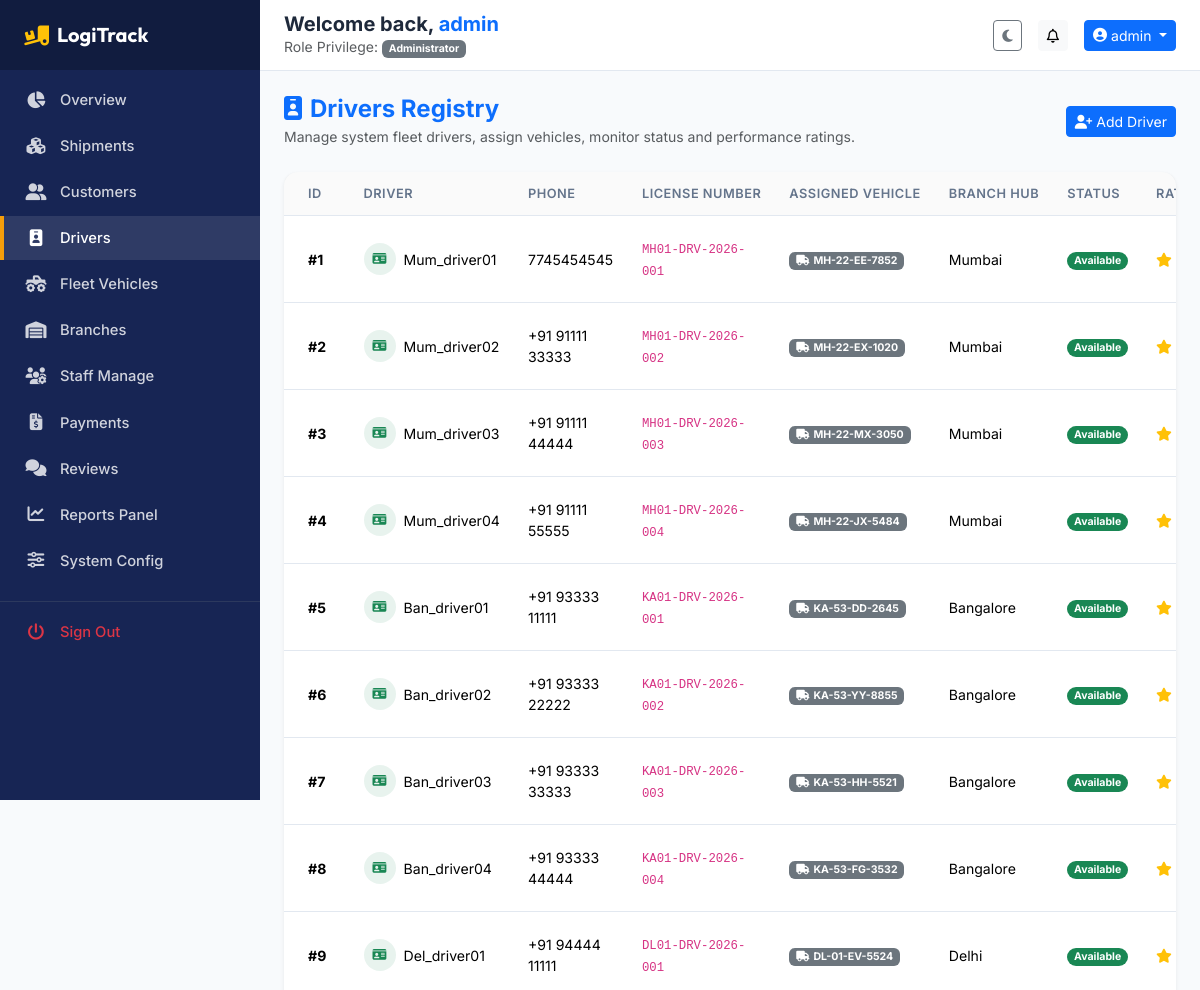
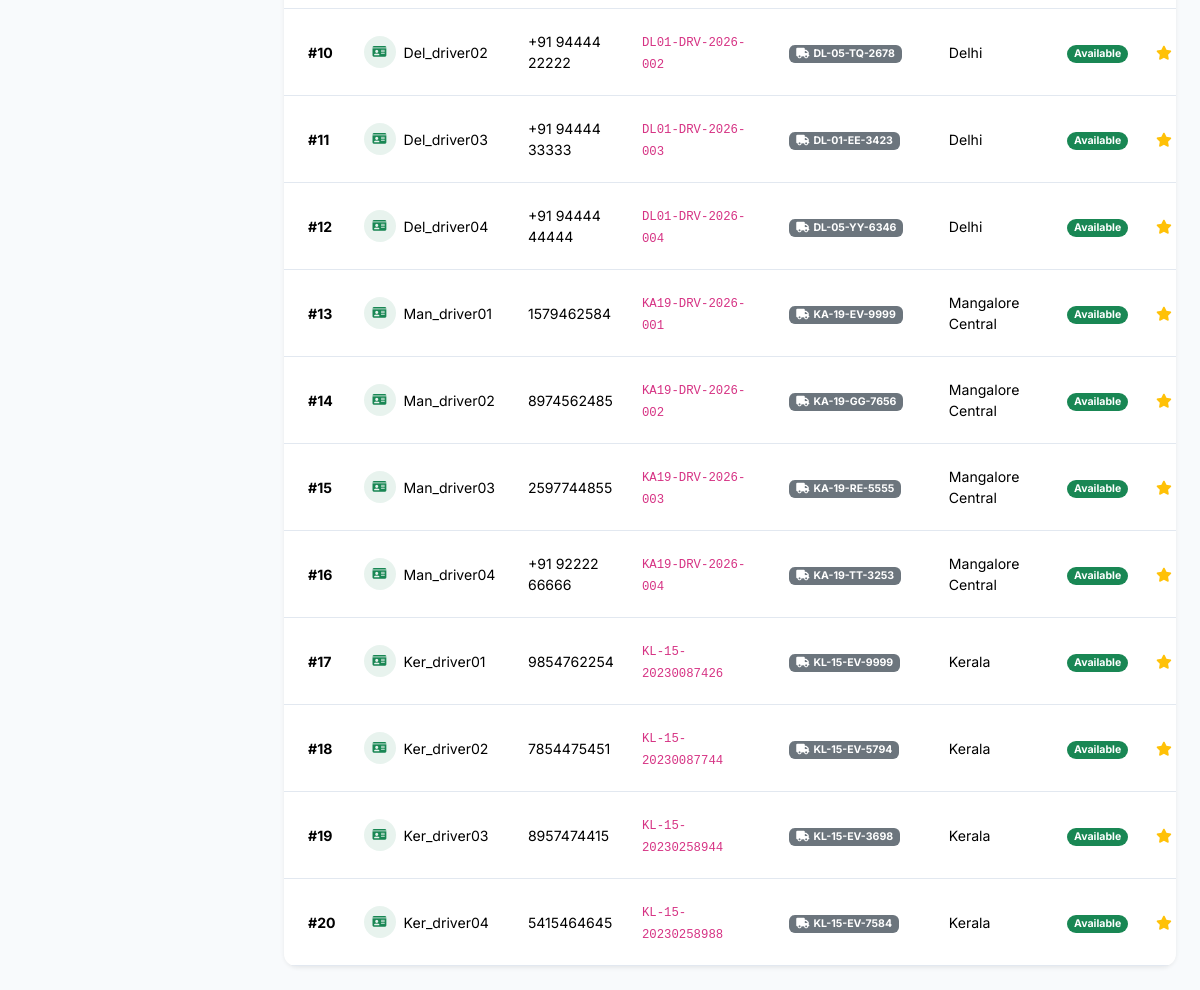
The app's page /admin/drivers (signed in) with its own data (2 pictures, top to bottom).
### app/models.py (models this page shows, shortened)
class BaseModel(db.Model):
    __abstract__ = True

class User(BaseModel):
    __tablename__ = 'users'
    id = db.Column(db.Integer, primary_key=True)
    username = db.Column(db.String(80), unique=True, nullable=False)
    email = db.Column(db.String(120), unique=True, nullable=False)
    password_hash = db.Column(db.String(255), nullable=False)
    role_id = db.Column(db.Integer, db.ForeignKey('roles.id'), nullable=False)
    branch_id = db.Column(db.Integer, db.ForeignKey('branches.id', ondelete='SET NULL'), nullable=True)
    is_active = db.Column(db.Boolean, default=True)
    created_at = db.Column(db.DateTime, default=datetime.utcnow)
    updated_at = db.Column(db.DateTime, default=datetime.utcnow, onupdate=datetime.utcnow)
    customer_profile = db.relationship('Customer', backref='user', uselist=False, cascade="all, delete-orphan")
    driver_profile = db.relationship('Driver', backref='user', uselist=False, cascade="all, delete-orphan")
    addresses = db.relationship('Address', backref='user', lazy=True, cascade="all, delete-orphan")
    notifications = db.relationship('Notification', backref='user', lazy=True, cascade="all, delete-orphan")
    activity_logs = db.relationship('ActivityLog', backref='user', lazy=True)

class Role(BaseModel):
    __tablename__ = 'roles'
    id = db.Column(db.Integer, primary_key=True)
    name = db.Column(db.String(50), unique=True, nullable=False)
    description = db.Column(db.String(255))
    users = db.relationship('User', backref='role', lazy=True)

class Driver(BaseModel):
    __tablename__ = 'drivers'
    id = db.Column(db.Integer, primary_key=True)
    user_id = db.Column(db.Integer, db.ForeignKey('users.id', ondelete='CASCADE'), unique=True, nullable=False)
    phone = db.Column(db.String(20), nullable=False)
    license_number = db.Column(db.String(50), unique=True, nullable=False)
    vehicle_id = db.Column(db.Integer, db.ForeignKey('vehicles.id', ondelete='SET NULL'), unique=True, nullable=True)
    branch_id = db.Column(db.Integer, db.ForeignKey('branches.id', ondelete='SET NULL'), nullable=True)
    status = db.Column(db.String(50), default='Available')  # Available, Busy, Offline
    rating = db.Column(db.Float, default=5.0)
    shipments = db.relationship('Shipment', backref='driver', lazy=True)

class Vehicle(BaseModel):
    __tablename__ = 'vehicles'
    id = db.Column(db.Integer, primary_key=True)
    vehicle_number = db.Column(db.String(50), unique=True, nullable=False)
    vehicle_type = db.Column(db.String(50), nullable=False)  # Truck, Van, Bike, Container
    capacity = db.Column(db.Float, nullable=False)            # in kg
    fuel_type = db.Column(db.String(50), nullable=False)     # Diesel, Petrol, Electric
    insurance_expiry = db.Column(db.Date, nullable=False)
    maintenance_status = db.Column(db.String(50), default='Good')   # Good, Needs Service, Under Repair
    availability = db.Column(db.String(50), default='Available')   # Available, In Use, Out of Service
    branch_id = db.Column(db.Integer, db.ForeignKey('branches.id', ondelete='SET NULL'), nullable=True)
    driver = db.relationship('Driver', backref='vehicle', uselist=False)

class Branch(BaseModel):
    __tablename__ = 'branches'
    id = db.Column(db.Integer, primary_key=True)
    name = db.Column(db.String(100), nullable=False)
    code = db.Column(db.String(20), unique=True, nullable=False)
    address = db.Column(db.String(255), nullable=False)
    city = db.Column(db.String(100), nullable=False)
    state = db.Column(db.String(100), nullable=False)
    zip_code = db.Column(db.String(20), nullable=False)
    phone = db.Column(db.String(20), nullable=False)
    email = db.Column(db.String(100), nullable=False)
    created_at = db.Column(db.DateTime, default=datetime.utcnow)
    vehicles = db.relationship('Vehicle', backref='branch', lazy=True)
    drivers = db.relationship('Driver', backref='branch', lazy=True)
    managers = db.relationship('User', backref='branch', lazy=True)

### app/blueprints/admin/routes.py (the view)
@admin_bp.route('/drivers')
@login_required
@role_required('Administrator')
def list_drivers():
    drivers = Driver.query.all()
    return render_template('admin/drivers.html', drivers=drivers)

### app/templates/admin/drivers.html (shortened to what this page needs)
{% extends "base.html" %}
{% block content %}
<div class="d-flex justify-content-between align-items-center mb-4">
    <div>
        <h4 class="fw-bold mb-0 text-primary"><i class="fa-solid fa-id-badge me-2"></i>Drivers Registry</h4>
        <small class="text-muted">Manage system fleet drivers, assign vehicles, monitor status and performance ratings.</small>
    </div>
    <a href="{{ url_for('admin.add_driver') }}" class="btn btn-primary btn-sm"><i class="fa-solid fa-user-plus me-1"></i>Add Driver</a>
</div>
<div class="card border-0 shadow-sm kpi-card">
    <div class="card-body p-0">
        <div class="table-responsive">
            <table class="table table-hover align-middle mb-0 custom-table">
                <thead>
                    <tr>
                        <th class="ps-4">ID</th>
                        <th>Driver</th>
                        <th>Phone</th>
                        <th>License Number</th>
                        <th>Assigned Vehicle</th>
                        <th>Branch Hub</th>
                        <th>Status</th>
                        <th>Rating</th>
                    </tr>
                </thead>
                <tbody>
                    {% if drivers %}
                        {% for drv in drivers %}
                        <tr>
                            <td class="ps-4 fw-bold">#{{ drv.id }}</td>
                            <td>
                                <div class="d-flex align-items-center gap-2">
                                    <div class="bg-success bg-opacity-10 text-success rounded-circle d-flex align-items-center justify-content-center" style="width: 32px; height: 32px;">
                                        <i class="fa-solid fa-id-card small"></i>
                                    </div>
                                    <span>{{ drv.user.username }}</span>
                                </div>
                            </td>
                            <td>{{ drv.phone }}</td>
                            <td><code>{{ drv.license_number }}</code></td>
                            <td>
                                {% if drv.vehicle %}
                                <span class="badge bg-secondary"><i class="fa-solid fa-truck me-1"></i>{{ drv.vehicle.vehicle_number }}</span>
                                {% else %}
                                <span class="text-danger small">No Vehicle</span>
                                {% endif %}
                            </td>
                            <td>{{ drv.branch.name if drv.branch else 'Unassigned' }}</td>
                            <td>
                                <span class="badge rounded-pill bg-{{ 'success' if drv.status == 'Available' else ('warning' if drv.status == 'Busy' else 'secondary') }}">
                                    {{ drv.status }}
                                </span>
                            </td>
                            <td>
                                <span class="text-warning"><i class="fa-solid fa-star me-1"></i><b>{{ drv.rating }}</b></span>
                            </td>
                        </tr>
                        {% endfor %}
                    {% endif %}
                </tbody>
            </table>
        </div>
    </div>
</div>
{% endblock %}

### app/templates/base.html (shortened to what this page needs)
<!DOCTYPE html>
<html lang="en">
<head>
    <link href="https://cdn.jsdelivr.net/npm/bootstrap@5.3.2/dist/css/bootstrap.min.css" rel="stylesheet">
    <link rel="stylesheet" href="https://cdnjs.cloudflare.com/ajax/libs/font-awesome/6.4.2/css/all.min.css">
    <link rel="stylesheet" href="https://unpkg.com/leaflet@1.9.4/dist/leaflet.css"/>
    <link rel="stylesheet" href="{{ url_for('static', filename='css/style.css') }}">
</head>
<body data-theme="light">
    <div class="toast-container position-fixed top-0 end-0 p-3" style="z-index: 1100;">
    </div>
    {% if current_user %}
    <div class="dashboard-container">
        <aside class="sidebar" id="app-sidebar">
            <div class="sidebar-header">
                <a href="/" class="text-white text-decoration-none d-flex align-items-center">
                    <i class="fa-solid fa-truck-ramp-box fa-lg me-2 text-warning"></i>
                    <span class="fs-5 fw-bold font-brand">LogiTrack</span>
                </a>
            </div>
            <ul class="sidebar-menu mt-2">
                {% if current_user.role.name == 'Administrator' %}
                    <li class="sidebar-menu-item {% if request.endpoint == 'admin.dashboard' %}active{% endif %}">
                        <a href="{{ url_for('admin.dashboard') }}"><i class="fa-solid fa-chart-pie"></i><span>Overview</span></a>
                    </li>
                    <li class="sidebar-menu-item {% if 'shipments' in request.endpoint %}active{% endif %}">
                        <a href="{{ url_for('admin.list_shipments') }}"><i class="fa-solid fa-cubes"></i><span>Shipments</span></a>
                    </li>
                    <li class="sidebar-menu-item {% if 'customers' in request.endpoint %}active{% endif %}">
                        <a href="{{ url_for('admin.list_customers') }}"><i class="fa-solid fa-user-group"></i><span>Customers</span></a>
                    </li>
                    <li class="sidebar-menu-item {% if 'drivers' in request.endpoint %}active{% endif %}">
                        <a href="{{ url_for('admin.list_drivers') }}"><i class="fa-solid fa-id-badge"></i><span>Drivers</span></a>
                    </li>
                    <li class="sidebar-menu-item {% if 'vehicles' in request.endpoint %}active{% endif %}">
                        <a href="{{ url_for('admin.list_vehicles') }}"><i class="fa-solid fa-truck-monster"></i><span>Fleet Vehicles</span></a>
                    </li>
                    <li class="sidebar-menu-item {% if 'branches' in request.endpoint %}active{% endif %}">
                        <a href="{{ url_for('admin.list_branches') }}"><i class="fa-solid fa-warehouse"></i><span>Branches</span></a>
                    </li>
                    <li class="sidebar-menu-item {% if 'employees' in request.endpoint %}active{% endif %}">
                        <a href="{{ url_for('admin.list_employees') }}"><i class="fa-solid fa-users-gear"></i><span>Staff Manage</span></a>
                    </li>
                    <li class="sidebar-menu-item {% if 'payments' in request.endpoint %}active{% endif %}">
                        <a href="{{ url_for('admin.list_payments') }}"><i class="fa-solid fa-file-invoice-dollar"></i><span>Payments</span></a>
                    </li>
                    <li class="sidebar-menu-item {% if 'feedback' in request.endpoint %}active{% endif %}">
                        <a href="{{ url_for('admin.list_feedback') }}"><i class="fa-solid fa-comments"></i><span>Reviews</span></a>
                    </li>
                    <li class="sidebar-menu-item {% if 'reports' in request.endpoint %}active{% endif %}">
                        <a href="{{ url_for('reports.index') }}"><i class="fa-solid fa-chart-line"></i><span>Reports Panel</span></a>
                    </li>
                    <li class="sidebar-menu-item {% if 'settings' in request.endpoint %}active{% endif %}">
                        <a href="{{ url_for('admin.system_settings') }}"><i class="fa-solid fa-sliders"></i><span>System Config</span></a>
                    </li>
                {% endif %}
                <li class="sidebar-menu-item mt-3 pt-2 border-top border-secondary border-opacity-25">
                    <a href="{{ url_for('auth.logout') }}" class="text-danger"><i class="fa-solid fa-power-off text-danger"></i><span>Sign Out</span></a>
                </li>
            </ul>
        </aside>
        <main class="main-content">
            <header class="top-navbar d-flex align-items-center justify-content-between">
                <div class="d-flex align-items-center gap-2">
                    <div>
                        <h5 class="mb-0 fw-bold d-none d-sm-block">Welcome back, <span class="text-primary">{{ current_user.username }}</span></h5>
                        <small class="text-muted d-none d-md-block">Role Privilege: <span class="badge bg-secondary">{{ current_user.role.name }}</span></small>
                    </div>
                </div>
                <div class="d-flex align-items-center gap-2 gap-sm-3">
                    <button class="btn btn-outline-secondary btn-sm" id="theme-toggle" title="Switch Theme" aria-label="Switch Theme">
                        <i class="fa-solid fa-moon" id="theme-icon"></i>
                    </button>
                    <div class="dropdown">
                        <button class="btn btn-light position-relative btn-sm" type="button" data-bs-toggle="dropdown" aria-expanded="false" aria-label="Notifications">
                            <i class="fa-regular fa-bell"></i>
                        </button>
                    </div>
                    <div class="dropdown">
                        <button class="btn btn-primary btn-sm dropdown-toggle d-flex align-items-center gap-1" type="button" data-bs-toggle="dropdown" aria-expanded="false">
                            <i class="fa-solid fa-circle-user"></i>
                            <span class="d-none d-sm-inline">{{ current_user.username }}</span>
                        </button>
                    </div>
                </div>
            </header>
            <div class="content-wrapper container-fluid p-2 p-sm-3 p-lg-4">
                {% block content %}{% endblock %}
            </div>
        </main>
    </div>
    {% endif %}
</body>
</html>

### records on screen
User: username "admin"
Role: role.name "Administrator"
Driver: id "1", user.username "Mum_driver01", phone "7745454545", license_number "MH01-DRV-2026-001", vehicle.vehicle_number "MH-22-EE-7852", branch "Mumbai", status "Available"
Driver: id "2", user.username "Mum_driver02", phone "+91 91111 33333", license_number "MH01-DRV-2026-002", vehicle.vehicle_number "MH-22-EX-1020", branch "Mumbai", status "Available"
Driver: id "3", user.username "Mum_driver03", phone "+91 91111 44444", license_number "MH01-DRV-2026-003", vehicle.vehicle_number "MH-22-MX-3050", branch "Mumbai", status "Available"
Driver: id "4", user.username "Mum_driver04", phone "+91 91111 55555", license_number "MH01-DRV-2026-004", vehicle.vehicle_number "MH-22-JX-5484", branch "Mumbai", status "Available"
Driver: id "5", user.username "Ban_driver01", phone "+91 93333 11111", license_number "KA01-DRV-2026-001", vehicle.vehicle_number "KA-53-DD-2645", branch "Bangalore", status "Available"
Driver: id "6", user.username "Ban_driver02", phone "+91 93333 22222", license_number "KA01-DRV-2026-002", vehicle.vehicle_number "KA-53-YY-8855", branch "Bangalore", status "Available"
Driver: id "7", user.username "Ban_driver03", phone "+91 93333 33333", license_number "KA01-DRV-2026-003", vehicle.vehicle_number "KA-53-HH-5521", branch "Bangalore", status "Available"
Driver: id "8", user.username "Ban_driver04", phone "+91 93333 44444", license_number "KA01-DRV-2026-004", vehicle.vehicle_number "KA-53-FG-3532", branch "Bangalore", status "Available"
Driver: id "9", user.username "Del_driver01", phone "+91 94444 11111", license_number "DL01-DRV-2026-001", vehicle.vehicle_number "DL-01-EV-5524", branch "Delhi", status "Available"
Driver: id "10", user.username "Del_driver02", phone "+91 94444 22222", license_number "DL01-DRV-2026-002", vehicle.vehicle_number "DL-05-TQ-2678", branch "Delhi", status "Available"
Driver: id "11", user.username "Del_driver03", phone "+91 94444 33333", license_number "DL01-DRV-2026-003", vehicle.vehicle_number "DL-01-EE-3423", branch "Delhi", status "Available"
Driver: id "12", user.username "Del_driver04", phone "+91 94444 44444", license_number "DL01-DRV-2026-004", vehicle.vehicle_number "DL-05-YY-6346", branch "Delhi", status "Available"
Driver: id "13", user.username "Man_driver01", phone "1579462584", license_number "KA19-DRV-2026-001", vehicle.vehicle_number "KA-19-EV-9999", branch "Mangalore Central", status "Available"
Driver: id "14", user.username "Man_driver02", phone "8974562485", license_number "KA19-DRV-2026-002", vehicle.vehicle_number "KA-19-GG-7656", branch "Mangalore Central", status "Available"
Driver: id "15", user.username "Man_driver03", phone "2597744855", license_number "KA19-DRV-2026-003", vehicle.vehicle_number "KA-19-RE-5555", branch "Mangalore Central", status "Available"
Driver: id "16", user.username "Man_driver04", phone "+91 92222 66666", license_number "KA19-DRV-2026-004", vehicle.vehicle_number "KA-19-TT-3253", branch "Mangalore Central", status "Available"
Driver: id "17", user.username "Ker_driver01", phone "9854762254", license_number "KL-15-20230087426", vehicle.vehicle_number "KL-15-EV-9999", branch "Kerala", status "Available"
Driver: id "18", user.username "Ker_driver02", phone "7854475451", license_number "KL-15-20230087744", vehicle.vehicle_number "KL-15-EV-5794", branch "Kerala", status "Available"
Driver: id "19", user.username "Ker_driver03", phone "8957474415", license_number "KL-15-20230258944", vehicle.vehicle_number "KL-15-EV-3698", branch "Kerala", status "Available"
Driver: id "20", user.username "Ker_driver04", phone "5415464645", license_number "KL-15-20230258988", vehicle.vehicle_number "KL-15-EV-7584", branch "Kerala", status "Available"
